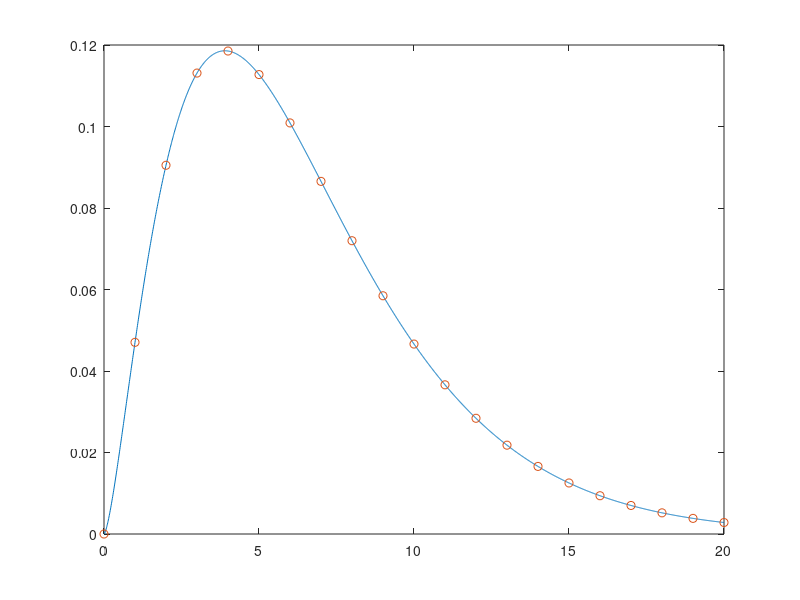

MATLAB code to generate this figure:
close all;
x = 0:20;
xx = 0:0.01:x(end);
d_std = 0.62; d_mean = 6.5;
d_shape = d_mean*d_std^2; d_scale = 1/d_std^2;
y = pdf('Gamma',x,d_shape,d_scale);
yy = pdf('Gamma',xx,d_shape,d_scale);
figure;
plot(xx,yy);hold on;
plot(x,y,'o')
s = sum(y);
y = y/s;
s = '';
for i=1:length(x)
    s = strcat(s,'%2.2f\t');
end
s = strcat(s,'\n');
fprintf(s,x);
fprintf(s,100*y);